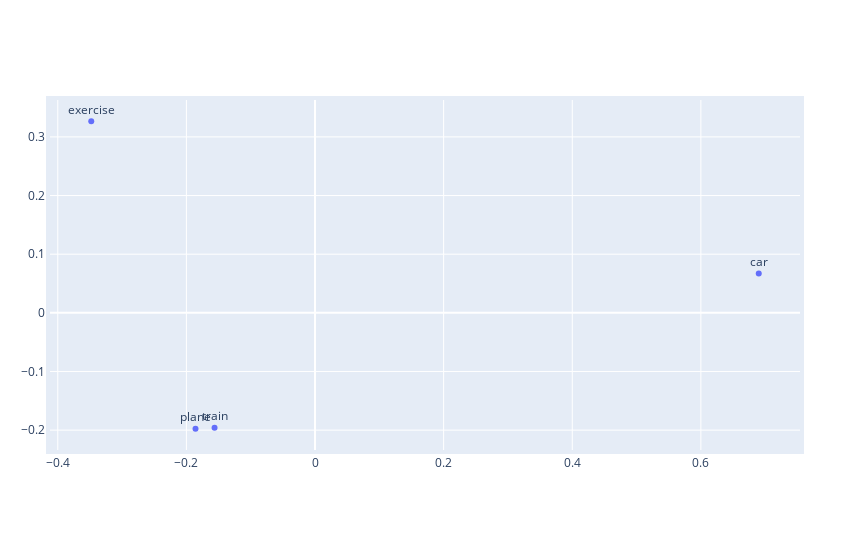

Notebook code for this chart:
### Code cell
def word_to_code_converter(word):
    return wembedder_to_code[word][0]

def reduce_dimensions_pca_wembedder(input_):
    num_dimensions = 2  # final num dimensions (2D, 3D, etc)
    vectors = [] # positions in vector space
    labels = [] # keep track of words to label our data again later
    for ls in input_:
        for word in ls:
            code = word_to_code_converter(word)
            vectors.append(wembedder_model.wv.word_vec(code, use_norm=True))
            labels.append(word)

    # convert both lists into numpy vectors for reduction
    vectors = np.asarray(vectors)
    labels = np.asarray(labels)

    # reduce using PCA
    vectors = np.asarray(vectors)
    pca = PCA(n_components=num_dimensions, random_state=0)
    vectors = pca.fit_transform(vectors)
    
    x_vals = [v[0] for v in vectors]
    y_vals = [v[1] for v in vectors]
    return x_vals, y_vals, labels

    # convert both lists into numpy vectors for reduction
    vectors = np.asarray(vectors)
    labels = np.asarray(labels)
    
x_vals, y_vals, labels = reduce_dimensions_pca_wembedder([list(engs.iloc[0].values[0:4])])
plot_with_plotly(x_vals, y_vals, labels)

### Figure 1 — Plotly figure (JSON) as saved in the notebook; plotly's stock layout.template omitted (floating-point values rounded to 4 significant figures)
{"data": [{"mode": "text+markers", "text": ["train", "car", "plane", "exercise"], "textposition": "top center", "type": "scatter", "x": [-0.1562, 0.69, -0.1858, -0.348], "y": [-0.1961, 0.0671, -0.1976, 0.3267]}], "layout": {"autosize": false, "height": 550, "margin": {"b": 100, "l": 50, "pad": 4, "r": 50, "t": 100}, "width": 850}}
